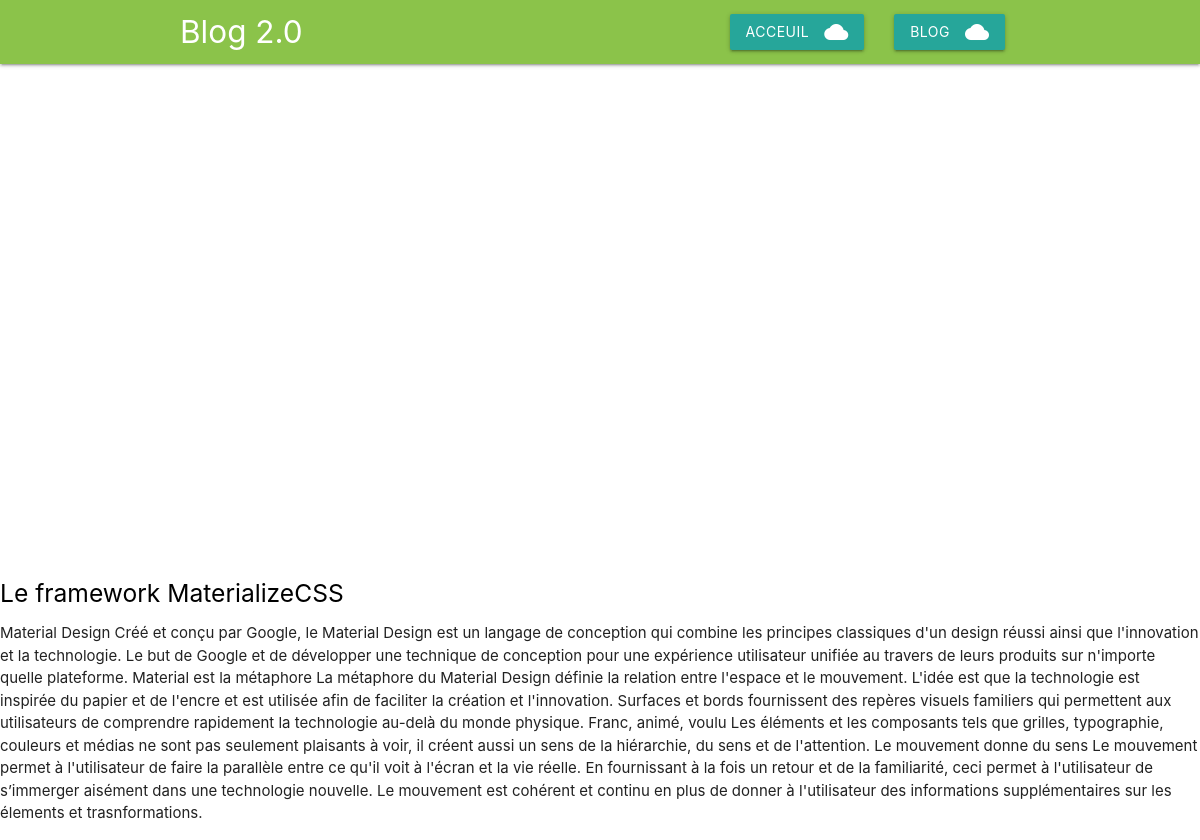
Page /post.php?id_post=1 on the committed database.
### tables this page shows
create table posts(
    id_post  serial,
    titre varchar(250) not null,
    content varchar(10000) not null,
    name varchar(250) not null,
    ecrit varchar(250) not null,
    date DATE default current_date,
    posted integer default 0,
    image varchar(250) not null,
    primary key (id_post)


);

### php/DataLayer.class.php (called while the page is built, shortened)
<?php
class DataLayer {
	private  $connexion = NULL;
	function __construct(string $DSNFileName){
            try {
                $this->connexion = new PDO('mysql:host=codingschool-togo.com;dbname=u391525461_amevigbe','u391525461_amevigbe','Kanoli2014');
              }
              catch ( Exception $e ) {
                echo "Connection à la BDD impossible : ", $e->getMessage();
              }
            $this->connexion->setAttribute(PDO::ATTR_ERRMODE, PDO::ERRMODE_EXCEPTION);
            $this->connexion->setAttribute(PDO::ATTR_DEFAULT_FETCH_MODE,PDO::FETCH_ASSOC);
	}
    function getposts_id(int $id){
		$res = <<<EOD
            select * from posts
            where id_post=:id
        EOD;
        $stmt = $this->connexion->prepare($res);
        $stmt->bindValue(":id",$id);
        $stmt->execute();
        $res1 = $stmt->fetch();
        return $res1;
    }
}
?>

### php/initDataLayer.php (called while the page is built, shortened)
<?php
 $data = new DataLayer(DSN_FILENAME);
?>

### services/getposts_id.php (called while the page is built, shortened)
<?php
require_once('php/initDataLayer.php');
try {
   $result = intval($_GET['id_post']);
   $res = $data->getposts_id($result);
}
   catch(PDOException $e){
       echo $e;
   }
?>

### post.php (the view, shortened to what this page needs)
<!DOCTYPE html>
  <html>
    <head>
      <link type="text/css" rel="stylesheet" href="css/materialize.css"  media="screen,projection"/>
    </head>
    <body>
  <?php
  include_once("./topbar.php");
  include_once("services/getposts_id.php")
  ?>
    <div class="parallax-container">
        <div class="parallax"><img src="images/<?php echo $res['image'] ?>"></div>
    </div>
        <div class="card-content black-text">
                    <h5><span class="card-title"><?php echo $res['titre']?></span></h5>
        </div>
    <div class="card-reveal">
      <p><?php echo  $res['content']?></p>
    </div>
    </body>
  </html>

### rows in the picture
posts: titre "Le framework MaterializeCSS", content "Material Design Créé et conçu par Google, le Material Design est un langage de conception qui combine les principes classiques d'un design réussi ainsi que l'innovation et la technologie. Le but de Google et de développer une technique de conception pour une expérience utilisateur unifiée au travers de leurs produits sur n'importe quelle plateforme. Material est la métaphore La métaphore du Material Design définie la relation entre l'espace et le mouvement. L'idée est que la technologie est inspirée du papier et de l'encre et est utilisée afin de faciliter la création et l'innovation. Surfaces et bords fournissent des repères visuels familiers qui permettent aux utilisateurs de comprendre…"
